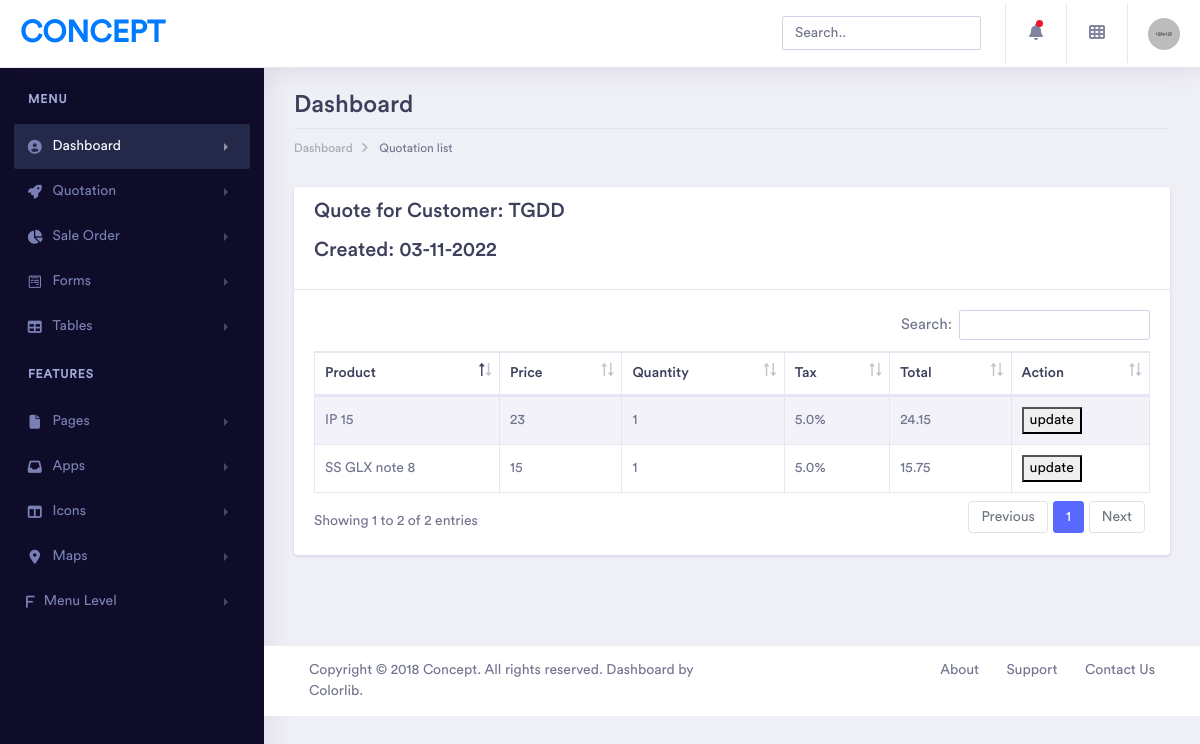
Page /quotation/18 on the committed database.
### core/models.py (models this page shows, shortened)
class Quotation(models.Model):
    customer = models.ForeignKey(Customer, on_delete=models.CASCADE)
    status = models.CharField(max_length=50, choices=QUOTATION_STATUS, default='Draft')
    date = models.DateTimeField(default=timezone.now)
    comment = models.CharField(max_length=50, null=True, blank=True)

class Customer(models.Model):
    name = models.CharField(max_length=50)
    def __str__(self):
        return self.name

class QuotationLine(models.Model):
    quotation = models.ForeignKey(Quotation, on_delete=models.CASCADE, related_name='quotation_lines')
    product = models.ForeignKey(Product, on_delete=models.CASCADE)
    price = models.IntegerField()
    quantity = models.IntegerField(default=1)
    @property
    def total(self):
        return (self.price * self.quantity * (100 + self.product.tax)/100)

class Product(models.Model):
    name = models.CharField(max_length=50)
    tax = models.FloatField(default=5)
    component = models.ManyToManyField(Component)
    def __str__(self):
        return self.name

### core/views.py (the view)
# urls.py: path('quotation/<int:id>', quotation_detail, name='quotation_detail'),
def quotation_detail(request, id):
    quotation = Quotation.objects.get(id=id)
    return render(request, "quotation/detail.html", {'quotation': quotation})

### core/templates/quotation/detail.html (shortened to what this page needs)
{% extends 'base.html' %}
{% block breadcrumb %} Quotation list {% endblock %}
{% block breadcrumb-link %} {% url 'quotation_list' %} {% endblock %}
{% block content %}
<div class="row">
	<div class="col-xl-12 col-lg-12 col-md-12 col-sm-12 col-12">
		<div class="card">
			<div class="card-header">
                <h3 class="title-5 m-b-35">Quote for Customer: {{quotation.customer}}</h3>
                <h3 class="title-5 m-b-35">Created: {{quotation.date|date:'d-m-Y'}}</h3>
			</div>
			<div class="card-body">
				<div class="table-responsive">
					<table id="example" class="table table-striped table-bordered second" style="width:100%">
						<thead>
							<tr>
								<th>Product</th>
								<th>Price</th>
								<th>Quantity</th>
								<th>Tax</th>
								<th>Total</th>
								<th>Action</th>
							</tr>
						</thead>
						<tbody>
							{% for quotation_line in quotation.quotation_lines.all %}
                            <tr class="tr-shadow">
								<td>{{quotation_line.product}}</td>
								<td>{{quotation_line.price}}</td>
								<td>{{quotation_line.quantity}}</td>
								<td>{{quotation_line.product.tax}}%</td>
								<td>{{quotation_line.total}}</td>
								<td>
                                    <div class="table-data-feature">
                                        <a hx-get="{% url 'quotation_edit' quotation_line.id %}" hx-target="#quotation_line{{quotation_line.id}}"><button class="au-btn au-btn-icon au-btn--green au-btn--small">update</button></a>
									</div>
								</td>
							</tr>
							{% endfor %}
						</tbody>
					</table>
				</div>
			</div>
		</div>
	</div>
</div>
{% endblock content %}

### rows in the picture
Quotation: customer "TGDD", date "03-11-2022"
QuotationLine: product "SS GLX note 8", price "15", quantity "1", product.tax "5.0", total "15.75"
QuotationLine: product "IP 15", price "23", quantity "1", product.tax "5.0", total "24.15"
